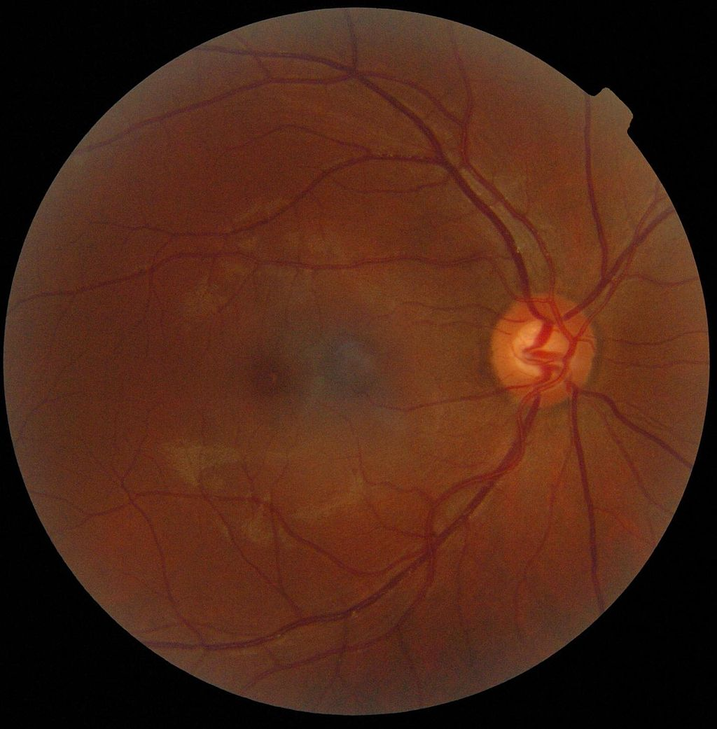
#> input picture assignment_1/Q3/data/hist/retina.png, 717 x 729 px, shrunk from 1024 x 1041 before the run
$ python myHistMatch.py
#> lines starting #> are read from the running program, lines starting #| are printed output that depends on the picture; after the words box and inside, x2 and y2 are one past the last pixel; in counts of white or black regions, pixels touching at a corner belong together
#> further down, retina_image is the input picture: shape (729, 717, 3) float32; mean R, G, B 0.302, 0.153, 0.0911
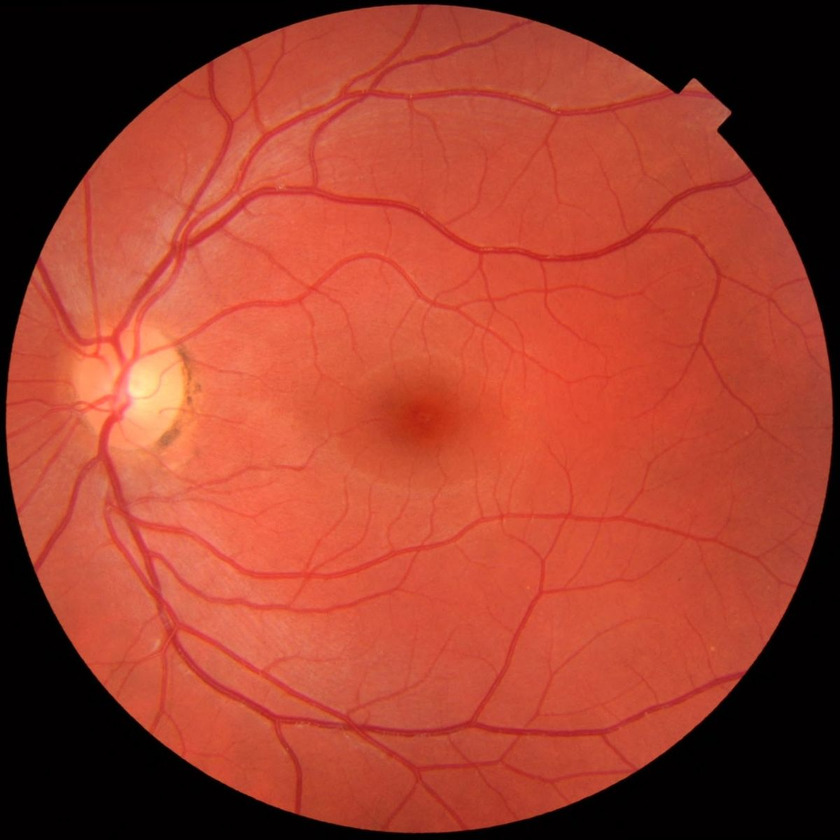
#> input picture assignment_1/Q3/data/hist/retinaRef.png, 840 x 840 px, shrunk from 1200 x 1200 before the run
#> further down, retina_ref is the input picture: shape (840, 840, 3) float32; mean R, G, B 0.624, 0.249, 0.182
import numpy as np
import matplotlib.pyplot as plt
import matplotlib.image as mpimg
from skimage.color import rgb2lab, lab2rgb

def myHistMatch(source_rgb, ref_rgb, num_bins=256):
    """
    Matches the histogram of a source image to a reference image.
    Operates on L, a, and b channels independently, ignoring the black background.

    Args:
        source_rgb (np.array): The input image to be modified.
        ref_rgb (np.array): The reference image.
        num_bins (int): Number of bins for histogram calculation.

    Returns:
        np.array: The histogram-matched image.
    """
#> called with num_bins = 256
    # Convert to Lab space
    source_lab = rgb2lab(source_rgb)
#> source_lab: shape (729, 717, 3) float32; mean of channels 0, 1, 2 20.9, 15.5, 17.4
    ref_lab = rgb2lab(ref_rgb)
#> ref_lab: shape (840, 840, 3) float32; mean of channels 0, 1, 2 39.6, 36.7, 29.5
    matched_lab = np.copy(source_lab)

    # Create masks to ignore the black background (pixels with low luminance)
    source_mask = source_lab[:, :, 0] > 5
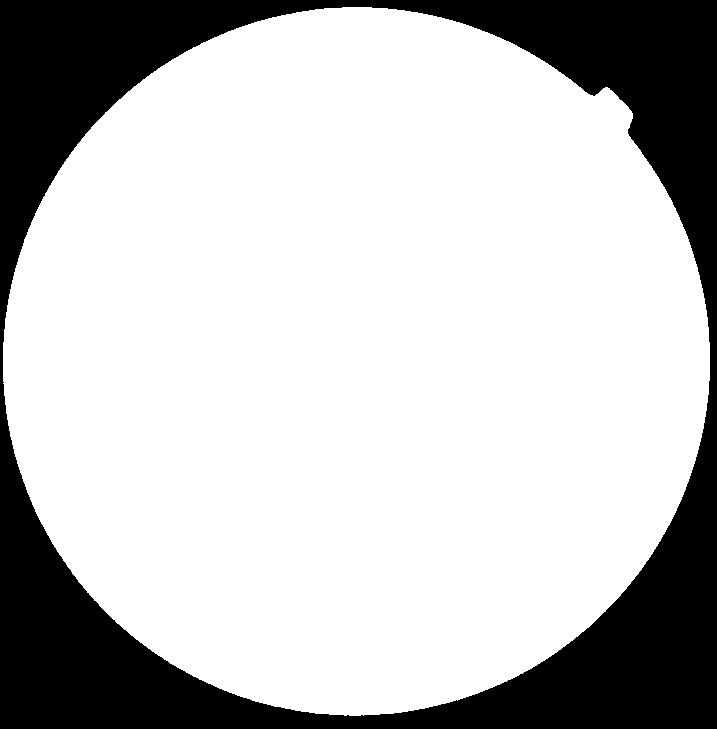
#> source_mask: shape (729, 717) bool; 75.4% white; 1 black region, box (x1, y1, x2, y2) and area: (0, 0, 717, 729) 128614
    ref_mask = ref_lab[:, :, 0] > 5
#> ref_mask: shape (840, 840) bool; 76.7% white; 1 black region, box (x1, y1, x2, y2) and area: (0, 0, 840, 840) 164119

    # Match histograms for each channel (L, a, b)
    for i in range(3):
        source_chan = source_lab[:, :, i]
        ref_chan = ref_lab[:, :, i]

        source_vals = source_chan[source_mask]
        ref_vals = ref_chan[ref_mask]

        # Calculate CDFs
        hist_source, bins = np.histogram(source_vals.ravel(), num_bins)
        hist_ref, _ = np.histogram(ref_vals.ravel(), bins=num_bins, range=(bins[0], bins[-1]))

        cdf_source = hist_source.cumsum()
        cdf_ref = hist_ref.cumsum()

        # Normalize CDFs
        cdf_source = cdf_source / cdf_source.max()
        cdf_ref = cdf_ref / cdf_ref.max()

        # Create the mapping function
        mapping_func = np.interp(cdf_source, cdf_ref, np.arange(num_bins))

        # Apply the mapping to the source channel (only the foreground)
        matched_chan = np.interp(source_chan[source_mask], np.arange(num_bins), mapping_func)

        # Put the matched values back into the image
        temp_chan = matched_lab[:, :, i]
        temp_chan[source_mask] = matched_chan
        matched_lab[:, :, i] = temp_chan
#> this loop made 3 passes
#> pass 1, in myHistMatch, `source_chan = source_lab[:, :, i]`:
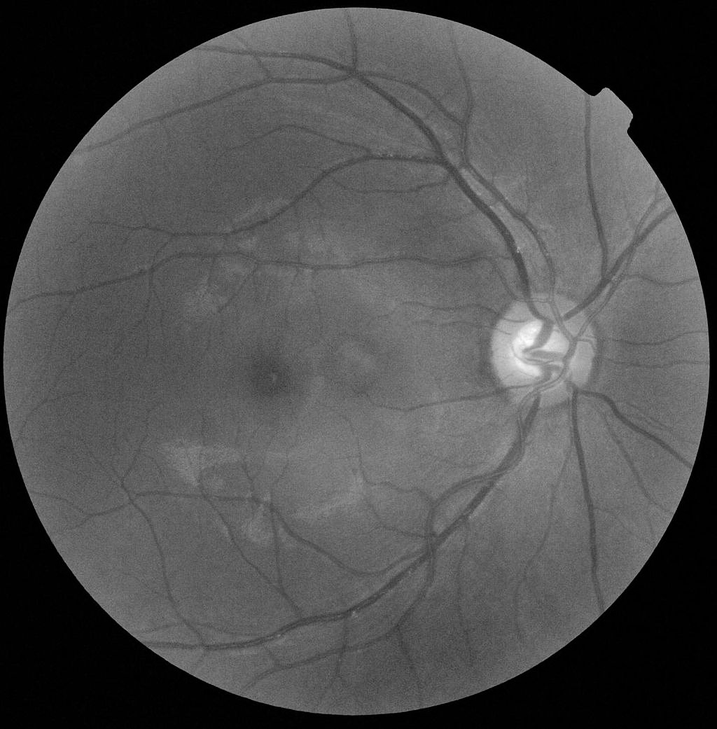
#> source_chan: shape (729, 717) float32; min 0, max 67.98, mean 20.9; drawn with min black and max white
#> pass 1, in myHistMatch, `ref_chan = ref_lab[:, :, i]`:
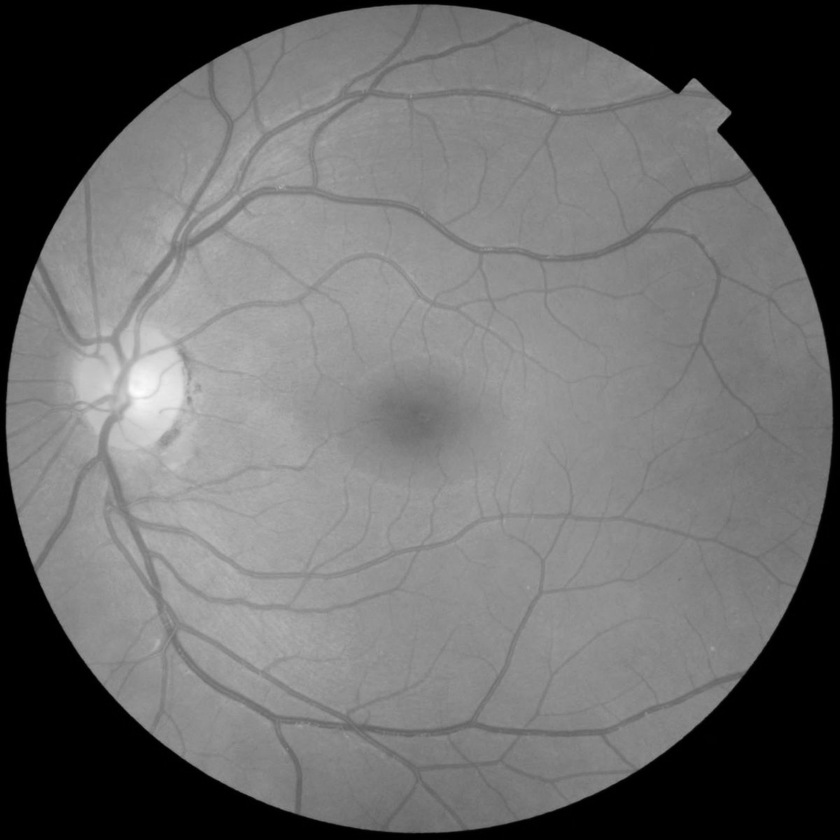
#> ref_chan: shape (840, 840) float32; min 0, max 93.55, mean 39.7; drawn with min black and max white
#> after the loop: matched_lab: shape (729, 717, 3) float32; mean of channels 0, 1, 2 13.3, 25.6, 46.5
#> after the loop:
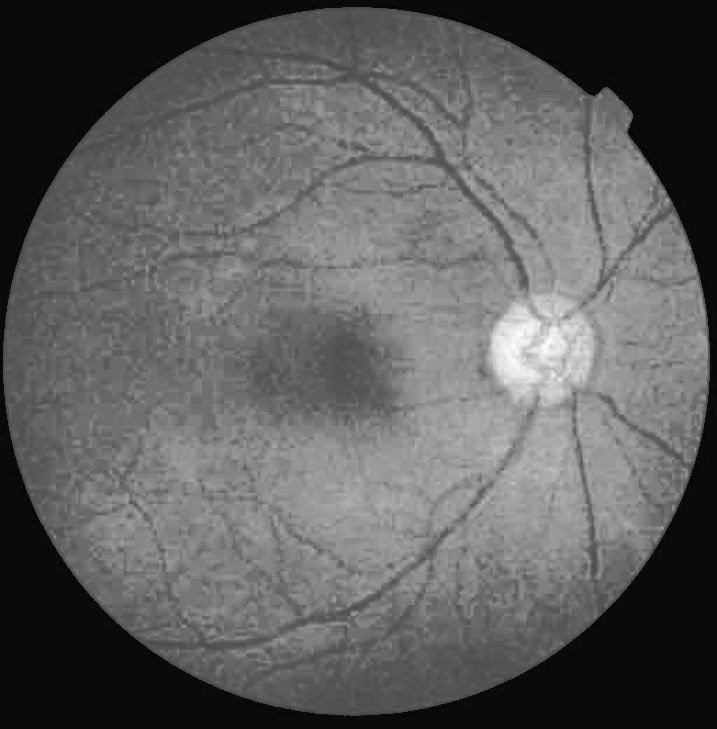
#> temp_chan: shape (729, 717) float32; min -5.85, max 134.3, mean 46.5; drawn with min black and max white

    # Convert back to RGB
    matched_rgb = lab2rgb(matched_lab)
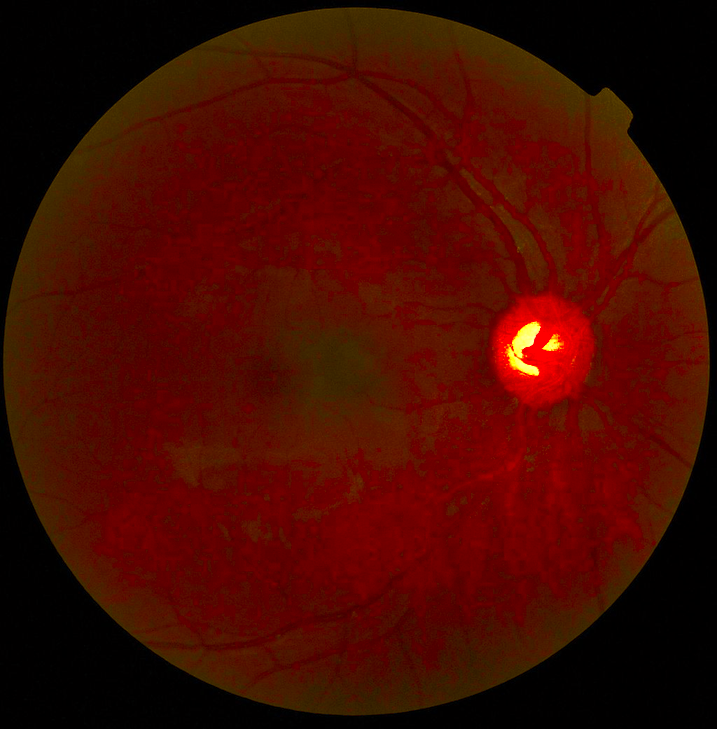
#> matched_rgb: shape (729, 717, 3) float32; mean R, G, B 0.276, 0.0419, 0.00174
    return matched_rgb

# Load images
try:
    retina_image = mpimg.imread('data/hist/retina.png')
    retina_ref = mpimg.imread('data/hist/retinaRef.png') #appears flipped!

except FileNotFoundError:
    print("Check file paths.")

# Perform histogram matching
matched_image = myHistMatch(retina_image, retina_ref)

# Display results
fig, axes = plt.subplots(2, 3, figsize=(18, 10))

# Images
axes[0, 0].imshow(retina_image)
axes[0, 0].set_title('Original Image')
axes[0, 1].imshow(retina_ref)
axes[0, 1].set_title('Reference Image')
axes[0, 2].imshow(matched_image)
axes[0, 2].set_title('Image (after Matching)')

# Histograms (Luminance channel)
axes[1, 0].hist(rgb2lab(retina_image)[:,:,0][rgb2lab(retina_image)[:,:,0] > 5].ravel(), bins=256, color='red', alpha=0.7)
axes[1, 0].set_title('Original L* Histogram')

axes[1, 1].hist(rgb2lab(retina_ref)[:,:,0][rgb2lab(retina_ref)[:,:,0] > 5].ravel(), bins=256, color='blue', alpha=0.7)
axes[1, 1].set_title('Reference L* Histogram')

axes[1, 2].hist(rgb2lab(matched_image)[:,:,0][rgb2lab(matched_image)[:,:,0] > 5].ravel(), bins=256, color='green', alpha=0.7)
axes[1, 2].set_title('L* Histogram (after Matching)')

for ax_row in axes:
    for ax in ax_row:
        ax.axis('off')
for ax in axes[1]:
    ax.axis('on')

plt.tight_layout()
plt.show()
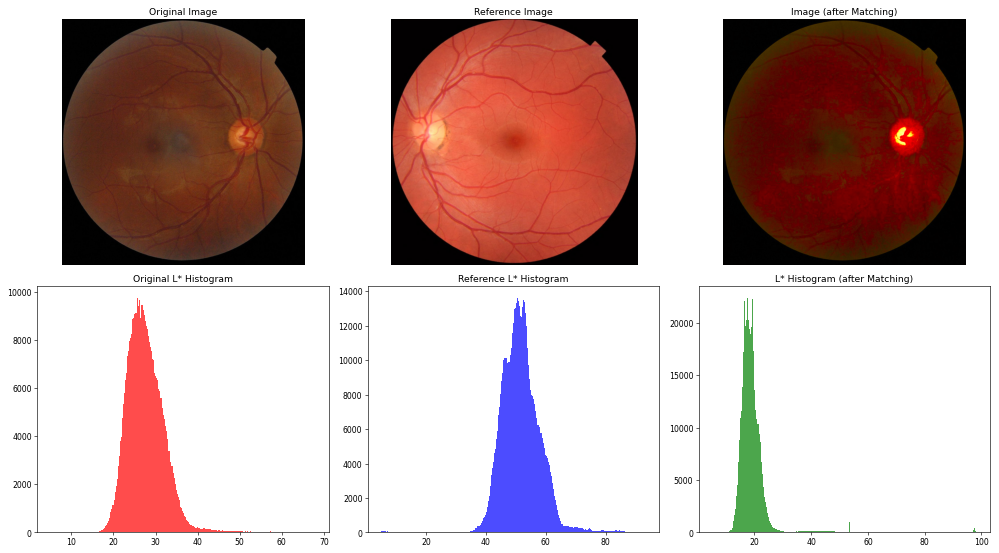
#> figure drawn by matplotlib, 6 panels; panel 4: tallest bar 9759 high, from x = 25.68 to 25.93; panel 5: tallest bar 13600 high, from x = 50.32 to 50.67; panel 6: tallest bar 22384 high, from x = 17.43 to 17.79
